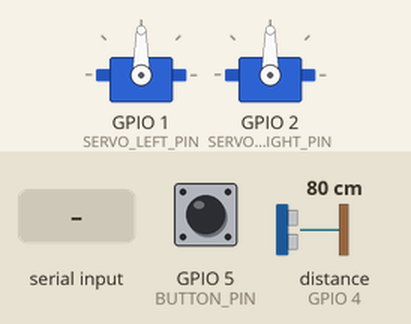
This sketch was run on a simulated ESP32. Parts: 2 × servo. Inputs (shaded band) come from the test bench; at power-on: GPIO 5 (BUTTON_PIN) LOW, distance to the obstacle (sensor on GPIO 4) 80 cm. The echo pulse lasts 58.3 µs per cm; WiFi joins after 1.5 s; servers stay silent unless stated; random numbers use the default seed unless the sketch sets one; EEPROM starts erased; what the sketch prints to the serial monitor is not drawn.

Above: at 2.7 s.
2.8 s: GPIO 5 (BUTTON_PIN) pulled HIGH for 0.15 s
At 3.5 s:
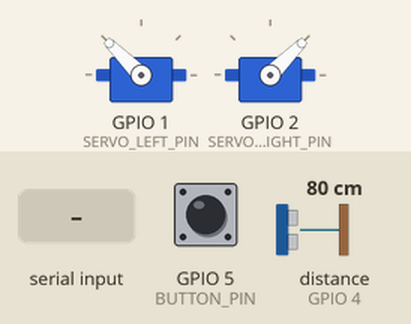
4.4 s: distance to the obstacle (sensor on GPIO 4) set to 33 cm
6.0 s: distance to the obstacle (sensor on GPIO 4) set to 27 cm
At 7.3 s:
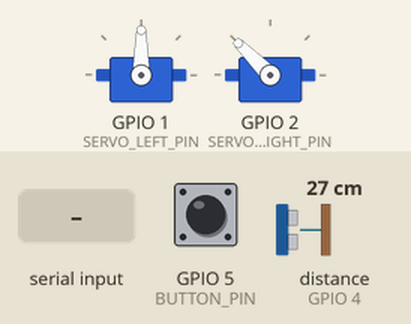
7.8 s: "L90\n" received over Serial
At 8.4 s:
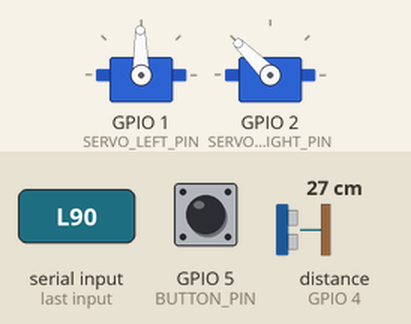
9.3 s: "L,45\n" received over Serial
At 9.7 s:
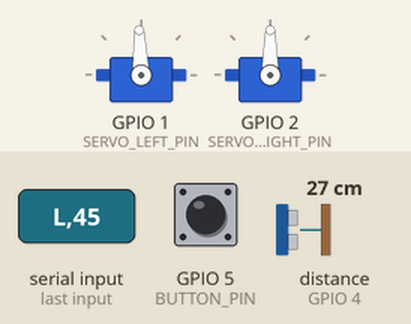
10.8 s: GPIO 5 (BUTTON_PIN) pulled HIGH for 1 s
At 11.7 s:
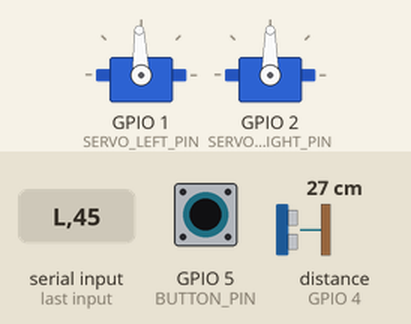
Timing chart, 0 to 13.8 s (numbered marks = the images above; inputs shaded):
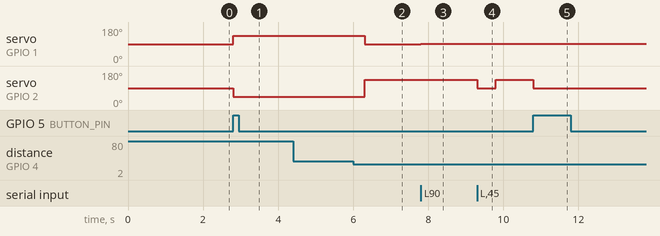

The sketch:

OK_20250703_modes.ino
```cpp
#include <WiFi.h>
#include <WebServer.h>
#include <WebSocketsServer.h>
#include <ESP32Servo.h>
#include <Preferences.h>

// ==== WiFi Credentials ====
const char* ssid     = "earthworm";
const char* password = "12345678";

// ==== Pin Definitions ====
const int SERVO_LEFT_PIN   = D0;
const int SERVO_RIGHT_PIN  = D1;
const int TRIG_PIN         = D2;
const int ECHO_PIN         = D3;
const int BUTTON_PIN       = D4;  // Active-HIGH pushbutton

// ==== Servo Calibration Preferences ====
Preferences prefs;
int leftOffset  = 0;
int rightOffset = 0;

// ==== Servo Pulse Definitions ====
const int SERVO_CENTER = 90;
const int SERVO_FASTF  = 135;
const int SERVO_FASTB  = 45;

inline int posCenter(int offset) { return SERVO_CENTER + offset; }
inline int posFastF (int offset) { return SERVO_FASTF  + offset; }
inline int posFastB (int offset) { return SERVO_FASTB  + offset; }

// ==== Modes ====
enum Mode { MANUAL = 0, DISTANCE = 1, LINE_FOLLOW = 2 };
Mode currentMode = MANUAL;
const char* modeNames[] = { "MANUAL", "DISTANCE", "LINE FOLLOW" };

// ==== Timing & Debounce ====
unsigned long lastButtonPress = 0;
const unsigned long debounceDelay = 100;
unsigned long lastSensorTime = 0;
const unsigned long sensorInterval = 500;
bool prevrandom = LOW;
#define SOUND_SPEED 0.034
#define ECHO_TIMEOUT 30000

int turnDirection = 0;

// ==== Web Interfaces ====
WebServer server(80);
WebSocketsServer webSocket(81);

// ==== Servo Objects ====
Servo servoLeft;
Servo servoRight;

// ==== HTML Page ====
const char* htmlPage = R"rawliteral(
<!DOCTYPE html>
<html>
<head>
  <title>Omni Directional Robot Control</title>
  <meta name="viewport" content="width=device-width, initial-scale=1">
  <link rel="stylesheet" type="text/css" href="https://raw.flemingsociety.com/robot/style.css">
</head>
<body>
  <div class="logo-container">
    <img src="https://raw.flemingsociety.com/logo.png" alt="Fleming Society Logo">
  </div>
  <div class="container">
    <h1>Omni Directional Robot Control</h1>
    <div class="row">
      <button id="btnUp"    onmousedown="buttonPress('1')" onmouseup="buttonRelease()" ontouchstart="buttonPress('1')" ontouchend="buttonRelease()">&#8679;</button>
    </div>
    <div class="row">
      <button id="btnLeft"  onmousedown="buttonPress('3')" onmouseup="buttonRelease()" ontouchstart="buttonPress('3')" ontouchend="buttonRelease()">&#8678;</button>
      <div class="spacer"></div>
      <button id="btnRight" onmousedown="buttonPress('4')" onmouseup="buttonRelease()" ontouchstart="buttonPress('4')" ontouchend="buttonRelease()">&#8680;</button>
    </div>
    <div class="row">
      <button id="btnDown"  onmousedown="buttonPress('2')" onmouseup="buttonRelease()" ontouchstart="buttonPress('2')" ontouchend="buttonRelease()">&#8681;</button>
    </div>
  </div>
  <script src="https://raw.flemingsociety.com/robot/script.js"></script>
</body>
</html>
)rawliteral";

// ==== Function Prototypes ====
void stopMotors();
void sendServoCommand(uint8_t cmd);
void webSocketEvent(uint8_t num, WStype_t type, uint8_t * payload, size_t length);
float readDistance();
void checkButton();
void handleDistanceMode();

// ==== Setup ====
void setup() {
  Serial.begin(115200);

  // Load calibration offsets
  prefs.begin("servoCalib", false);
  leftOffset  = prefs.getInt("leftOffset", 0);
  rightOffset = prefs.getInt("rightOffset", 0);
  Serial.printf("Loaded calibration: leftOffset=%d, rightOffset=%d\n", leftOffset, rightOffset);

  // Calibration instructions
  Serial.println("Calibration commands: L/l increase/decrease left offset, R/r for right, S to save");

  // Pin config
  pinMode(BUTTON_PIN, INPUT);
  pinMode(TRIG_PIN, OUTPUT);
  pinMode(ECHO_PIN, INPUT);

  // Attach servos & init stop
  servoLeft.attach(SERVO_LEFT_PIN);
  servoRight.attach(SERVO_RIGHT_PIN);
  stopMotors();

  // Connect to WiFi
  WiFi.begin(ssid, password);
  Serial.print("Connecting to WiFi");
  while (WiFi.status() != WL_CONNECTED) {
    delay(500); Serial.print('.');
  }
  Serial.printf("\nConnected! IP=%s\n", WiFi.localIP().toString().c_str());

  // Start HTTP & WebSocket servers
  server.on("/", [](){ server.send(200, "text/html", htmlPage); });
  server.begin();
  webSocket.begin();
  webSocket.onEvent(webSocketEvent);
}

// ==== Main Loop ====
void loop() {
  server.handleClient();
  webSocket.loop();

  checkButton();

  // Handle modes
  switch (currentMode) {
    case DISTANCE:      handleDistanceMode(); break;
    case MANUAL:       /* via WebSocket */ break;
    case LINE_FOLLOW:  /* future implementation */ break;
  }

  // Serial calibration input
  if (Serial.available()) {
    char c = Serial.read();
    bool changed = false;
    switch (c) {
      case 'L': leftOffset++; changed = true; break;
      case 'l': leftOffset--; changed = true; break;
      case 'R': rightOffset++; changed = true; break;
      case 'r': rightOffset--; changed = true; break;
      case 'S':
        prefs.putInt("leftOffset", leftOffset);
        prefs.putInt("rightOffset", rightOffset);
        Serial.println("Calibration saved.");
        break;
    }
    if (changed) {
      Serial.printf("Offsets updated: left=%d, right=%d\n", leftOffset, rightOffset);
      sendServoCommand(0); // apply new center
    }
  }
}

// ==== Check Button for Mode Switching ====
void checkButton() {
  static bool lastState = LOW;
  bool currentState = digitalRead(BUTTON_PIN);
  if (currentState == HIGH && lastState == LOW && millis() - lastButtonPress > debounceDelay) {
    currentMode = static_cast<Mode>((currentMode + 1) % 3);
    Serial.printf("Mode changed to: %s\n", modeNames[currentMode]);
    stopMotors();
    lastButtonPress = millis();
  }
  lastState = currentState;
}

// ==== Distance-based Obstacle Avoidance ====
void handleDistanceMode() {
  unsigned long now = millis();
  if (now - lastSensorTime < sensorInterval) return;
  lastSensorTime = now;
  float distance = readDistance();
  Serial.printf("Distance: %.2f cm\n", distance);
  //Serial.printf("Turn Direction %d", turnDirection);

  if (distance > 0 && distance < 30.0) {
    if (turnDirection == 0) {
      // turn left
            Serial.printf("Turning Left");
      //servoLeft.write(posFastB(leftOffset));
  servoRight.write(posCenter(rightOffset));
  servoLeft.write(posFastB(leftOffset));
      prevrandom=LOW;
    } else {
      // turn right
      Serial.printf("Turning Right");
            servoRight.write(posFastF(rightOffset));
        servoLeft.write(posCenter(leftOffset));

      //servoRight.write(posFastB(rightOffset));

      prevrandom=LOW;
    }
  }

  else {
    if (prevrandom==LOW){turnDirection = random(0, 2); prevrandom=HIGH; Serial.printf("Turn Direction Set %d", turnDirection);}
    // forward
    servoLeft.write(posFastF(leftOffset));
    servoRight.write(posFastB(rightOffset));

  }
}

// ==== Read Distance from SR04 ====
float readDistance() {
  digitalWrite(TRIG_PIN, HIGH);
  delayMicroseconds(10);
  digitalWrite(TRIG_PIN, LOW);
  long duration = pulseInLong(ECHO_PIN, HIGH, ECHO_TIMEOUT);
  if (duration == 0) return -1;
  return duration * SOUND_SPEED / 2;
}

// ==== WebSocket Event Handler ====
void webSocketEvent(uint8_t num, WStype_t type, uint8_t * payload, size_t length) {
  if (type == WStype_TEXT && currentMode == MANUAL) {
    char buf[4] = {0};
    memcpy(buf, payload, min(length, sizeof(buf)-1));
    uint8_t cmd = atoi(buf);
    sendServoCommand(cmd);
  }
}

// ==== Send Servo Commands Based on User Input ====
void sendServoCommand(uint8_t cmd) {
  switch (cmd) {
    case 1: // forward
      servoLeft.write(posFastF(leftOffset));
      servoRight.write(posFastB(rightOffset));
      break;
    case 2: // backward
      servoLeft.write(posFastB(leftOffset));
      servoRight.write(posFastF(rightOffset));
      break;
    case 3: // turn left
      servoLeft.write(posFastB(leftOffset));
      servoRight.write(posFastB(rightOffset));
      break;
    case 4: // turn right
      servoLeft.write(posFastF(leftOffset));
      servoRight.write(posFastF(rightOffset));
      break;
    default:
      stopMotors();
      break;
  }
}

// ==== Stop Both Servos ====
void stopMotors() {
  servoLeft.write(posCenter(leftOffset));
  servoRight.write(posCenter(rightOffset));
}
```

Measured:
- the behaviour switches between 31 and 30 cm on distance to the obstacle (sensor on GPIO 4) (found by bisection; images 1 and 2)
- after the input at 2.8 s, servo on GPIO 1 (SERVO_LEFT_PIN): 90° → 135° at once; servo on GPIO 2 (SERVO_RIGHT_PIN): 90° → 45° at once
- after the input at 4.4 s, every drawn part: stays the same
- after the input at 6.0 s, servo on GPIO 1 (SERVO_LEFT_PIN): 135° → 90° after 0.30 s; servo on GPIO 2 (SERVO_RIGHT_PIN): 45° → 135° after 0.30 s
- after the input at 7.8 s, servo on GPIO 1 (SERVO_LEFT_PIN): 90° → 91° at once
- after the input at 9.3 s, servo on GPIO 1 (SERVO_LEFT_PIN): 91° → 92° at once; servo on GPIO 2 (SERVO_RIGHT_PIN): 135° → 90° at once, → 135° 0.50 s later
- after the input at 10.8 s, servo on GPIO 2 (SERVO_RIGHT_PIN): 135° → 90° at once
